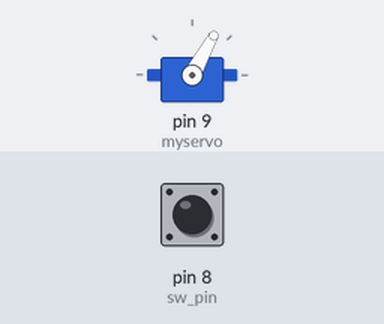
Simulated run of this sketch. Board: Arduino Uno, built with avr-gcc and run on an emulated ATmega328P. Shown: servo. The inputs (shaded band) are chosen by the test bench; at power-on: pin 8 (sw_pin) HIGH.

Above: at 1.5 s.
1.6 s: pin 8 (sw_pin) pulled LOW for 0.45 s
At 2.11 s:
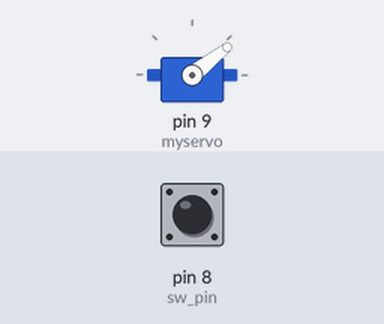
5.0 s: pin 8 (sw_pin) pulled LOW for 1 s
At 6.15 s:
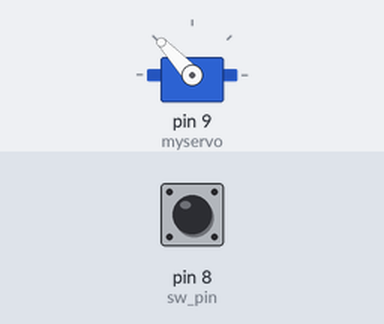
Timing chart, 0 to 21.0 s (numbered marks = the images above; inputs shaded):
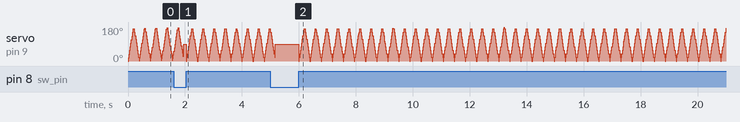

The sketch:

Servo-test-01.ino
```cpp
#include <Servo.h>

Servo myservo;  // create servo object to control a servo
// twelve servo objects can be created on most boards

int pos = 0;    // variable to store the servo position
int sw_pin = 8; //connect a wire from digital pin 8 as a makeshift switch

void setup() {
  myservo.attach(9);  // attaches the servo on pin 9 to the servo object
  pinMode(sw_pin, INPUT_PULLUP); //make pin 8 HIGH by default
}

void loop() {
  if (digitalRead(sw_pin) == LOW){ //if pin 8 is connected to GND, pulling it LOW
    myservo.write(90);              // set the servo to center position
  }
  else { //pin 8 is not connected to GND, leaving it HIGH
  for (pos = 0; pos <= 180; pos += 1) { // goes from 0 degrees to 180 degrees
    // in steps of 1 degree
    myservo.write(pos);              // tell servo to go to position in variable 'pos'
    delay(1);                       // waits 1ms for the servo to reach the position
  }
  for (pos = 180; pos >= 0; pos -= 1) { // goes from 180 degrees to 0 degrees
    myservo.write(pos);              // tell servo to go to position in variable 'pos'
    delay(1);                       // waits 1ms for the servo to reach the position
  }
  }
}
```
